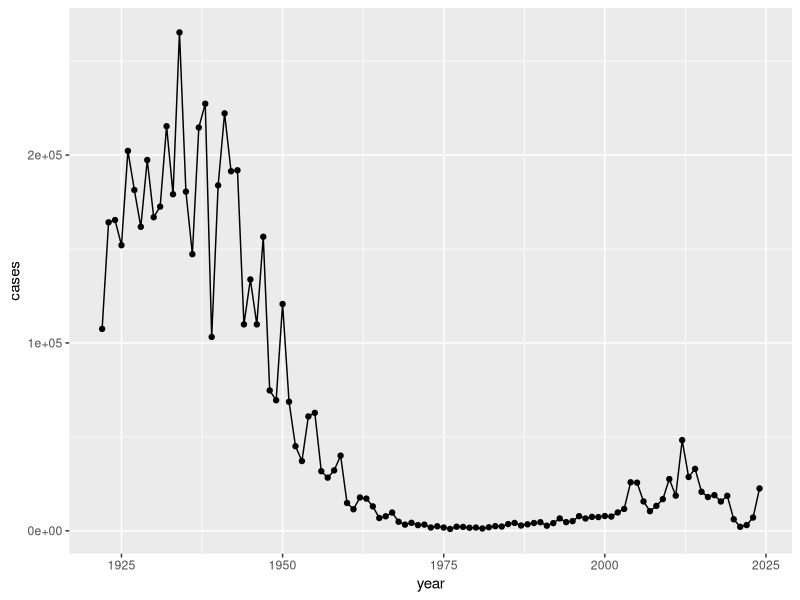
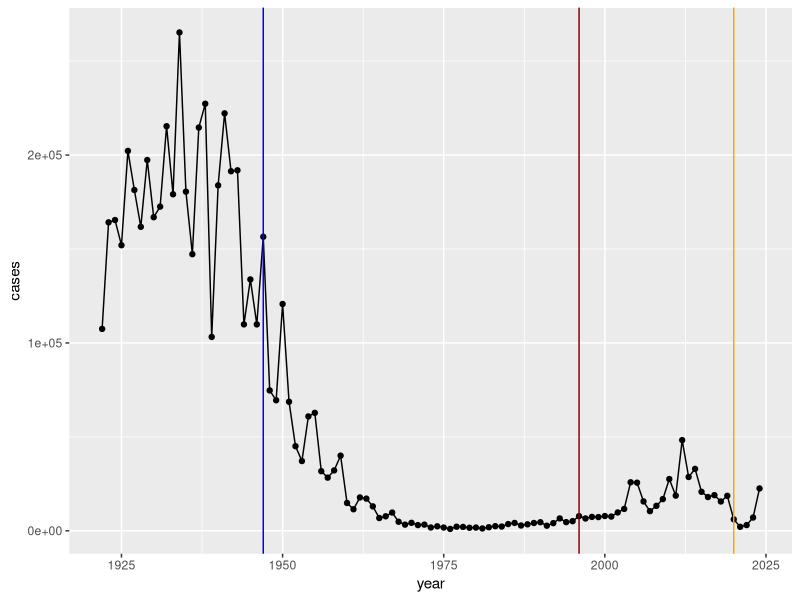

Recreate these plots in R, in order. (Note: this script raises an error after producing the figures.)
## ---- chunk 1
cdc <- data.frame(
                                 year = c(1922L,1923L,1924L,1925L,
                                          1926L,1927L,1928L,1929L,1930L,1931L,
                                          1932L,1933L,1934L,1935L,1936L,
                                          1937L,1938L,1939L,1940L,1941L,1942L,
                                          1943L,1944L,1945L,1946L,1947L,
                                          1948L,1949L,1950L,1951L,1952L,
                                          1953L,1954L,1955L,1956L,1957L,1958L,
                                          1959L,1960L,1961L,1962L,1963L,
                                          1964L,1965L,1966L,1967L,1968L,1969L,
                                          1970L,1971L,1972L,1973L,1974L,
                                          1975L,1976L,1977L,1978L,1979L,1980L,
                                          1981L,1982L,1983L,1984L,1985L,
                                          1986L,1987L,1988L,1989L,1990L,
                                          1991L,1992L,1993L,1994L,1995L,1996L,
                                          1997L,1998L,1999L,2000L,2001L,
                                          2002L,2003L,2004L,2005L,2006L,2007L,
                                          2008L,2009L,2010L,2011L,2012L,
                                          2013L,2014L,2015L,2016L,2017L,2018L,
                                          2019L,2020L,2021L,2022L,2023L,2024L),
         cases = c(107473,164191,165418,152003,
                                          202210,181411,161799,197371,
                                          166914,172559,215343,179135,265269,
                                          180518,147237,214652,227319,103188,
                                          183866,222202,191383,191890,109873,
                                          133792,109860,156517,74715,69479,
                                          120718,68687,45030,37129,60886,
                                          62786,31732,28295,32148,40005,
                                          14809,11468,17749,17135,13005,6799,
                                          7717,9718,4810,3285,4249,3036,
                                          3287,1759,2402,1738,1010,2177,2063,
                                          1623,1730,1248,1895,2463,2276,
                                          3589,4195,2823,3450,4157,4570,
                                          2719,4083,6586,4617,5137,7796,6564,
                                          7405,7298,7867,7580,9771,11647,
                                          25827,25616,15632,10454,13278,
                                          16858,27550,18719,48277,28639,32971,
                                          20762,17972,18975,15609,18617,
                                          6124,2116,3044,7063,22538)
       )
## ---- chunk 2
library(ggplot2)
## ---- chunk 3
ggplot(cdc)+
  aes(year,
      cases)+
  geom_line()+
  geom_point()
## ---- chunk 4
ggplot(cdc)+
  aes(year,
      cases)+
  geom_line()+
  geom_point()+
  geom_vline(xintercept = 1947, col = "blue")+
  geom_vline(xintercept = 1996, col = "darkred")+
  geom_vline(xintercept = 2020, col = "orange")
## ---- chunk 5
library(jsonlite)

subject <- read_json(path="https://www.cmi-pb.org/api/v5_1/subject",
                     simplifyVector = T)
head(subject)
## ---- chunk 6
nrow(subject)
## ---- chunk 7
table(subject$infancy_vac)
## ---- chunk 8
table(subject$biological_sex)
table(subject$race)
## ---- chunk 9
table(subject$race, subject$biological_sex)
## ---- chunk 10
specimen <- read_json("http://cmi-pb.org/api/v5_1/specimen",simplifyVector = T)
ab_titer <- read_json("http://cmi-pb.org/api/v5_1/plasma_ab_titer",simplifyVector = T)
## ---- chunk 11
head(specimen)
## ---- chunk 12
library(dplyr)

meta <- inner_join(subject,specimen)
head(meta)
## ---- chunk 13
ab_data <- inner_join(ab_titer,meta)
head(ab_data)
## ---- chunk 14
unique(ab_data$isotype)
## ---- chunk 15
unique(ab_data$antigen)
## ---- chunk 16
ggplot(ab_data)+
  aes(MFI,antigen)+
  geom_boxplot()
## ---- chunk 17
igg <- ab_data|>
  filter(isotype=="IgG")
## ---- chunk 18
ggplot(igg)+
  aes(MFI_normalised,antigen)+
  geom_boxplot()
## ---- chunk 19
ggplot(igg)+
  aes(MFI_normalised,antigen, col=infancy_vac)+
  geom_boxplot()+
  facet_wrap(~infancy_vac)
## ---- chunk 20
ggplot(igg)+
  aes(MFI_normalised,antigen, col=infancy_vac)+
  geom_boxplot()
## ---- chunk 21
ggplot(igg) +
  aes(MFI_normalised, antigen, col=infancy_vac ) +
  geom_boxplot(show.legend = FALSE) + 
  facet_wrap(vars(visit), nrow=2) +
  xlim(0,75) +
  theme_bw()
## ---- chunk 22
filter(igg, antigen=="PT",dataset == "2021_dataset") |>
  ggplot() +
  aes(x=planned_day_relative_to_boost,
        y=MFI_normalised,
        col=infancy_vac,
        group=subject_id) +
    geom_point()+
  geom_line()+
  geom_vline(xintercept=14, linetype="dashed")+
  theme_classic()
